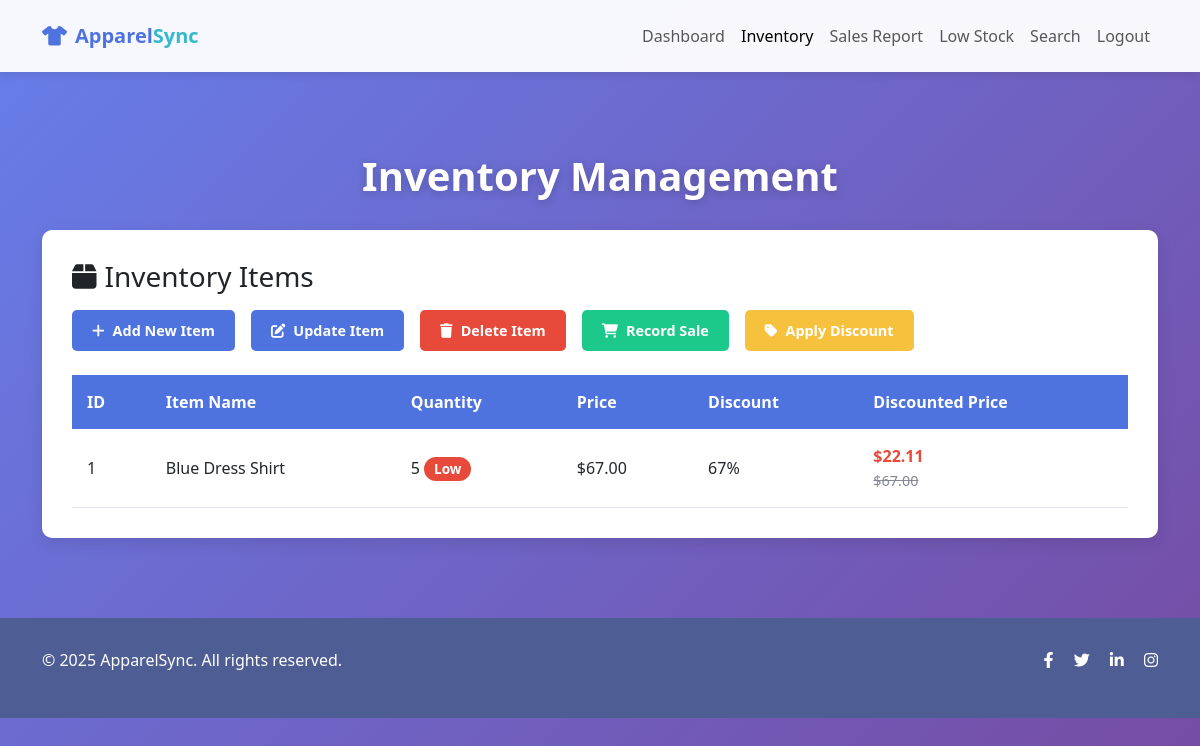
/dashboard/view_inventory (signed in), run on an earlier commit of the app's database.
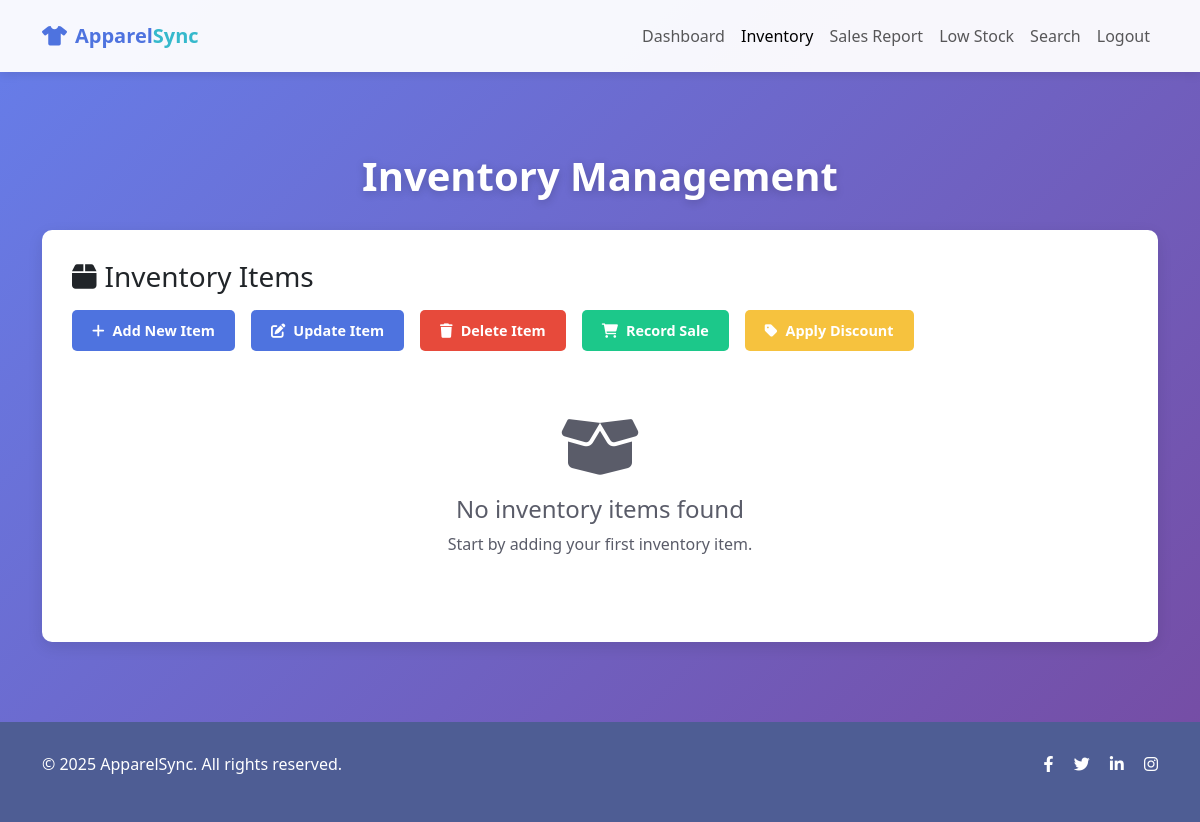
And on a later commit of the database.
### models.py (models this page shows)
class InventoryItem(db.Model):
    id = db.Column(db.Integer, primary_key=True)
    item_name = db.Column(db.String(100), nullable=False)
    quantity = db.Column(db.Integer, nullable=False)
    price = db.Column(db.Float, nullable=False)
    discount = db.Column(db.Float, default=0.0)
    sales = db.relationship('Sale', backref='item', lazy=True)
    low_stock_alerts = db.relationship('LowStock', backref='item', lazy=True)

### routes.py (the view)
@app.route('/dashboard/view_inventory', methods=['GET'])
@login_required
def view_inventory():
    inventory = InventoryItem.query.all()
    return render_template('view_inventory.html', inventory=inventory)

### app.py (called while the page is built)
@login_manager.user_loader
def load_user(user_id):
    return User.query.get(int(user_id))

### templates/view_inventory.html (shortened to what the changed rows need)
<!DOCTYPE html>
<html lang="en">
<head>
    <link href="https://cdn.jsdelivr.net/npm/bootstrap@5.3.0-alpha1/dist/css/bootstrap.min.css" rel="stylesheet">
    <link rel="stylesheet" href="https://cdnjs.cloudflare.com/ajax/libs/font-awesome/6.0.0/css/all.min.css">
</head>
<body>
    <section class="content-section">
        <div class="container">
            <h1 class="page-title">Inventory Management</h1>
            <div class="inventory-card">
                <div class="table-responsive">
                    {% if inventory %}
                        <table class="inventory-table">
                            <thead>
                                <tr>
                                    <th>ID</th>
                                    <th>Item Name</th>
                                    <th>Quantity</th>
                                    <th>Price</th>
                                    <th>Discount</th>
                                    <th>Discounted Price</th>
                                </tr>
                            </thead>
                            <tbody>
                                {% for item in inventory %}
                                <tr>
                                    <td>{{ item.id }}</td>
                                    <td>{{ item.item_name }}</td>
                                    <td>
                                        {{ item.quantity }}
                                        {% if item.quantity > 20 %}
                                            <span class="badge badge-stock badge-high">High</span>
                                        {% elif item.quantity > 10 %}
                                            <span class="badge badge-stock badge-medium">Medium</span>
                                        {% else %}
                                            <span class="badge badge-stock badge-low">Low</span>
                                        {% endif %}
                                    </td>
                                    <td>${{ "%.2f"|format(item.price) }}</td>
                                    <td>{{ "%.0f"|format(item.discount) }}%</td>
                                    <td>
                                        {% if item.discount > 0 %}
                                            <span class="price-discounted">${{ "%.2f"|format(item.price - (item.price * item.discount / 100)) }}</span>
                                            <div><small class="original-price">${{ "%.2f"|format(item.price) }}</small></div>
                                        {% else %}
                                            ${{ "%.2f"|format(item.price) }}
                                        {% endif %}
                                    </td>
                                </tr>
                                {% endfor %}
                            </tbody>
                        </table>
                    {% else %}
                        <div class="no-items">
                            <i class="fas fa-box-open fa-4x mb-3"></i>
                            <h4>No inventory items found</h4>
                            <p>Start by adding your first inventory item.</p>
                        </div>
                    {% endif %}
                </div>
            </div>
        </div>
    </section>
</body>
</html>

What changed in the data, as far as the page shows it:
removed InventoryItem: id "1", item_name "Blue Dress Shirt", quantity "5", shows "Low", price "67.00", discount "67", item.price-(item.price*item.discount/100) "22.11"
Also different on the page:
text no longer shown: "ID Item Name Quantity Price Discount Discounted Price"
text now shown: "No inventory items found Start by adding your first inventory item."
